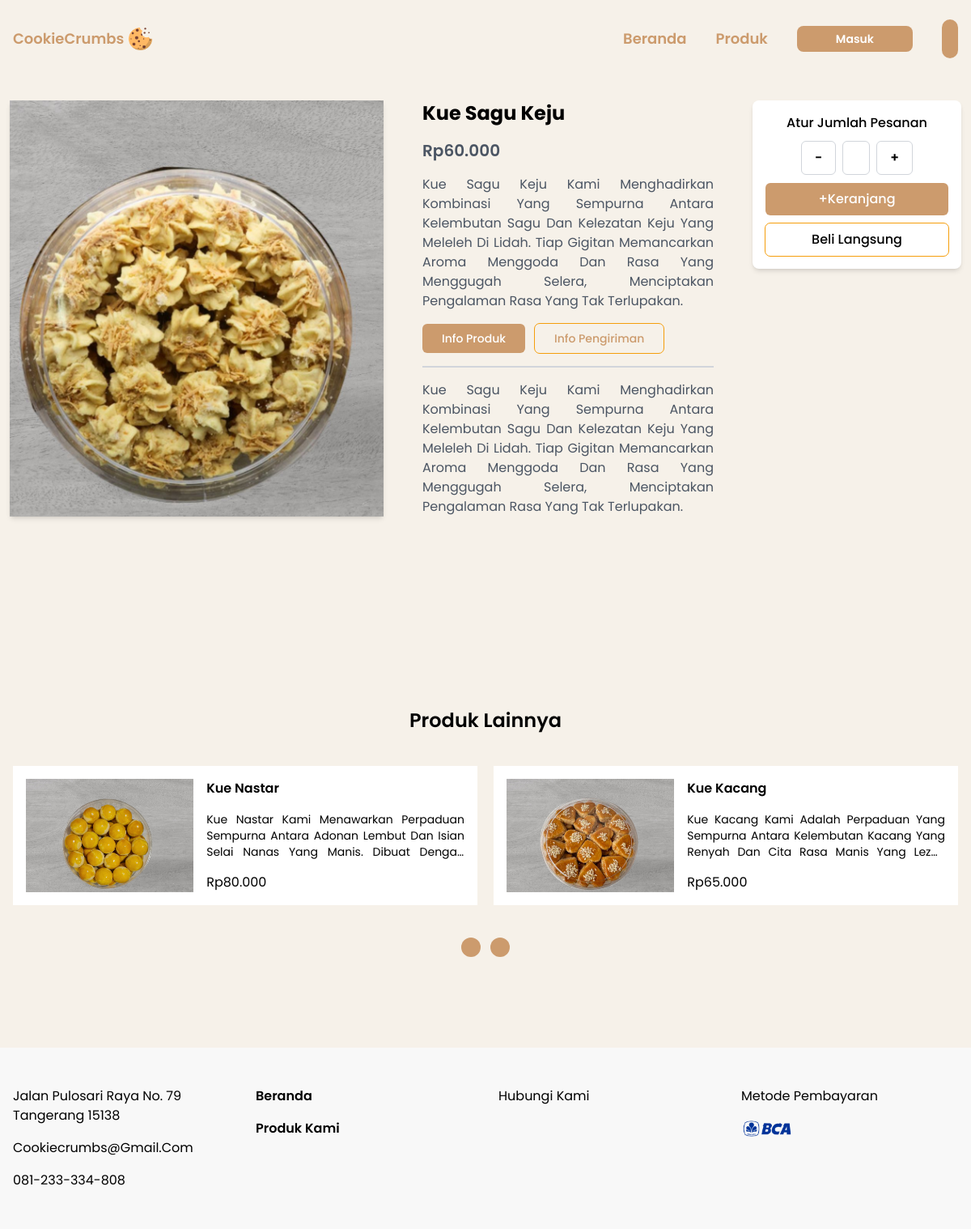
The page /product-detail.php?id=2 on the database its author committed.
### tables this page shows
CREATE TABLE `product` (
  `product_id` int(11) NOT NULL,
  `product_image` text NOT NULL,
  `product_name` varchar(50) NOT NULL,
  `product_desc` varchar(500) NOT NULL,
  `product_price` int(11) NOT NULL,
  `product_recommend` tinyint(1) NOT NULL,
  `insert_date` datetime NOT NULL,
  `last_update_time` datetime NOT NULL
);

### function.php (called while the page is built, shortened)
<?php
$conn = mysqli_connect('localhost', 'root', '', 'cookiecrumb');
function query($query)
{
    global $conn;
    $result = mysqli_query($conn, $query);
    $rows = [];
    while ($row = mysqli_fetch_object($result)) {
        $rows[] = $row;
    }
    return $rows;
}
function formatNumber($number)
{
    return number_format($number, 0, ',', '.');
}

### product-detail.php (the view, shortened to what this page needs)
<?php
require "function.php";
$productId = $_GET["id"];
$detailProduct = query("select * from product where product_id = $productId ");
?>
<!DOCTYPE html>
<html lang="en">
<head>
  <link rel="stylesheet" href="src/output.css" />
  <link rel="stylesheet" href="https://cdn.jsdelivr.net/npm/@tabler/icons-webfont@latest/dist/tabler-icons.min.css" />
</head>
<body class="bg-[#f6f1e9] font-Poppins">
  <?php include "layout/navbar.php"; ?>
  <section class="container p-4 pt-6 mx-auto md:p-3">
    <?php
    foreach ($detailProduct as $product) { ?>
      <div class="grid grid-cols-1 gap-6 xl:gap-12 xl:grid-cols-12">
        <div class="h-full col-span-6 bg-black rounded shadow-md xl:col-span-5">
          <img src="assets/<?= $product->product_image ?>" alt="<?= $product->product_name ?>"
            class="object-cover w-full h-full">
        </div>
        <div class="flex flex-col col-span-6 gap-4 h-fit justify-items xl:col-span-4">
          <div class="flex flex-col gap-4 wrap justify-items ">
            <h3 class="font-bold"><?= $product->product_name ?></h3>
            <p class="text-xl font-semibold text-gray-600">Rp<?= formatNumber($product->product_price) ?></p>
            <p class="text-justify text-gray-600"><?= $product->product_desc ?></p>
          </div>
          <div class="flex gap-3 tab-event">
            <button
              class="px-6 py-2 transition-all duration-300 ease-in-out rounded-md outline outline-1 outline-amber-500 hover:text-white text-[#CC9B6D] hover:outline-0 hover:bg-[#CC9B6D] toggle-tab ">
              <h6>Info Produk</h6>
            </button>
            <button
              class="px-6 py-2 toggle-tab transition duration-300 ease-in-out rounded-md outline outline-1 outline-amber-500 hover:text-white text-[#CC9B6D] hover:outline-0 hover:bg-[#CC9B6D] ">
              <h6>Info Pengiriman</h6>
            </button>
          </div>
          <hr class="border-[0.5px] border-gray-300">
          <div class="hidden tab-box">
            <p class="text-justify text-gray-600"><?= $product->product_desc ?></p>
          </div>
        </div>
        <div
          class="sticky xl:flex hidden flex-col gap-2.5 p-4 bg-white rounded-lg shadow-md top-[110px] h-fit md:col-span-3">
          <h5 class="font-medium text-center">Atur jumlah pesanan</h5>
          <div class="flex items-center justify-center gap-2 text-base">
            <button class="px-4 py-2 font-semibold text-black border border-gray-300 rounded-md ">-</button>
            <input type="text" value="1"
              class="3xl:w-[20%] w-[15%] px-4 py-2 text-center border border-gray-300 rounded-md ">
            <button class="px-4 py-2 font-semibold text-black border border-gray-300 rounded-md ">+</button>
          </div>
          <button class="px-6 py-2 text-white rounded-md bg-[#CC9B6D]">+Keranjang</button>
          <button
            class="px-6 py-2 text-black transition duration-300 ease-in-out rounded-md hover:text-white outline-amber-500 outline outline-1 hover:outline-0 hover:bg-[#CC9B6D]">Beli
            Langsung
          </button>
        </div>
      </div>
    <?php } ?>
  </section>
  <section id="produk-lainnya" class="relative ">
    <div class="container flex flex-col gap-6 lg:gap-10 md:gap-8">
      <h3 class="font-semibold text-center">Produk Lainnya</h3>
      <div class="container swiper ">
        <div class=" product-content">
          <div class=" swiper-wrapper">
            <?php
            $result = mysqli_query($conn, "SELECT * FROM product WHERE product_id != $productId  ");
            $products = [];
            while ($row = mysqli_fetch_object($result)) {
              $products[] = $row;
            }
            foreach ($products as $product):
              ?>
              <div class="p-4 bg-white ourproduct swiper-slide ">
                <div class="grid grid-cols-5 gap-4 wrap">
                  <a class="col-span-2" href="product-detail.php?id=<?= $product->product_id ?>">
                    <img class="object-cover w-full h-full" src="assets/<?= $product->product_image ?>">
                  </a>
                  <div class="flex flex-col self-center col-span-3 gap-2 md:gap-4 wrapper">
                    <h5 class="font-semibold"><?= $product->product_name ?></h5>
                    <h6 class="text-justify line-clamp-3 "><?= $product->product_desc ?></h6>
                    <h5>Rp<?= formatNumber($product->product_price) ?></h5>
                  </div>
                </div>
              </div>
            <?php endforeach; ?>
          </div>
        </div>
      </div>
      <div class="z-10 flex w-full gap-3 mx-auto place-content-center 2xl:hidden toggle">
        <i id="prev" class="p-3 bg-[#CC9B6D] text-white text-base rounded-full ti ti-chevron-left"></i>
        <i id="next" class="p-3 bg-[#CC9B6D] text-white text-base rounded-full ti ti-chevron-right"></i>
      </div>
    </div>
  </section>
  <?php include "layout/footer.php" ?>
</body>
</html>

### rows shown on the page
product: product_image (picture), product_name "Kue Sagu Keju", product_price "60.000", product_desc "Kue Sagu Keju Kami Menghadirkan Kombinasi Yang Sempurna Antara Kelembutan Sagu Dan Kelezatan Keju Yang Meleleh Di Lidah. Tiap Gigitan Memancarkan Aroma Menggoda Dan Rasa Yang Menggugah Selera, Menciptakan Pengalaman Rasa Yang Tak Terlupakan."
product: product_image (picture), product_name "Kue Nastar", product_desc "Kue Nastar Kami Menawarkan Perpaduan Sempurna Antara Adonan Lembut Dan Isian Selai Nanas Yang Manis. Dibuat…", product_price "80.000"
product: product_image (picture), product_name "Kue Kacang", product_desc "Kue Kacang Kami Adalah Perpaduan Yang Sempurna Antara Kelembutan Kacang Yang Renyah Dan Cita Rasa Manis Yang…", product_price "65.000"
